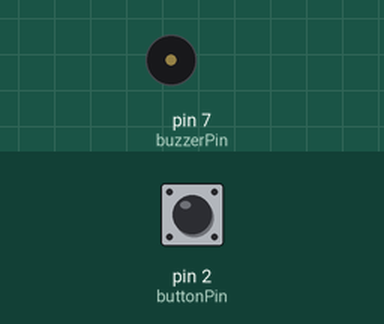
This sketch was run on a simulated Arduino Uno, built with avr-gcc and run on an emulated ATmega328P. On the bench: buzzer (waves = sounding). Inputs (shaded band) come from the test bench; at power-on: pin 2 (buttonPin) LOW.

Above: at 1.2 s.
1.3 s: pin 2 (buttonPin) pulled HIGH for 0.15 s
At 1.7 s:
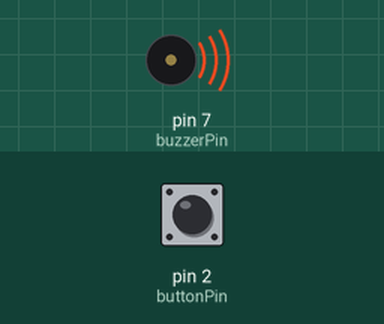
Timing chart, 0 to 10.4 s (numbered marks = the images above; inputs shaded):
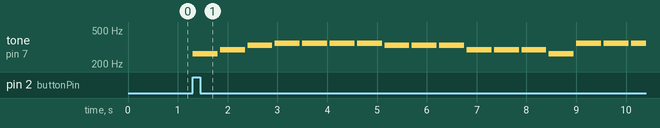

The sketch:

code.ino
```cpp
int SOUND_DURATION = 500;
int SILENCE_DURATION = 50;
int MELODY[] = {1,2,3,4,4,4,4,3,3,3,2,2,2,1,4,4,4,4,3,3,3,2,2,1};
// another doorbell melody 1,2,3,4,4,4,4,3,3,3,2,2,2,1,4,4,4,4,3,3,3,2,2,1
int melodyLength = 0;
int buzzerPin = 7;
int buttonPin = 2;
int buttonState = 0;
int currentNote = 0;

void setup() {
  pinMode(buzzerPin, OUTPUT);
  pinMode(buttonPin, INPUT);
  melodyLength = sizeof(MELODY)/sizeof(MELODY[0]);
}
void loop() {
  buttonState = digitalRead(buttonPin);
  if (buttonState == HIGH) {
    simulateDoorBell();
  }

}
void simulateDoorBell() {
  for (currentNote = 0; currentNote < melodyLength; currentNote++) {
    int noteDuration = SOUND_DURATION;
    if (MELODY[currentNote] == 0) {
      noteDuration = SILENCE_DURATION;
    }
    tone(buzzerPin, frequency(MELODY[currentNote]), noteDuration);
    delay(noteDuration);
    noTone(buzzerPin);
    delay(SILENCE_DURATION);
  }
}
int frequency(int note) {
  switch (note) {
    case 0:
      return 0;
    case 1:
      return 262;
    case 2:
      return 294;
    case 3:
      return 330;
    case 4:
      return 349;
    case 5:
      return 392;
    case 6:
      return 440;
    case 7:
      return 494;
    case 8:
      return 523;
  }
}
```

Measured:
- after the input at 1.3 s, tone on pin 7 (buzzerPin): plays 262 Hz for 0.50 s, 294 Hz for 0.50 s, 330 Hz for 0.50 s, 349 Hz for 0.50 s, 349 Hz for 0.50 s, 349 Hz for 0.50 s … (17 notes in this stretch), starting at once
